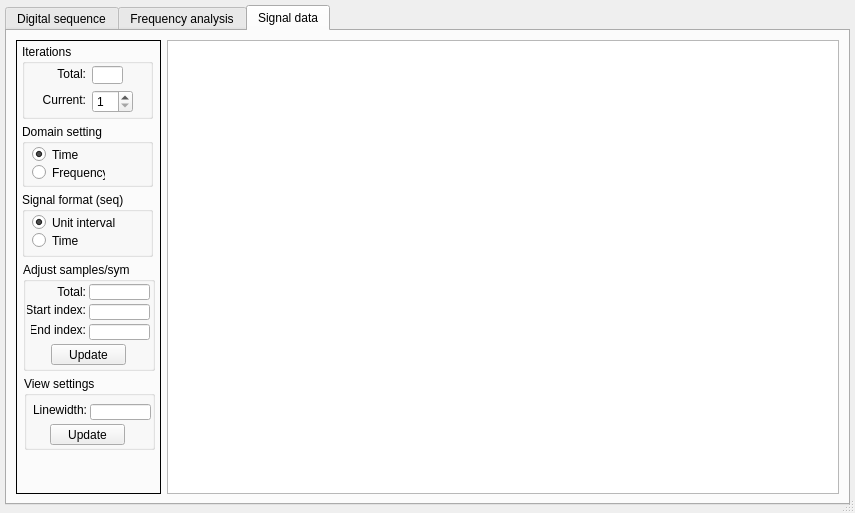
<?xml version="1.0" encoding="UTF-8"?>
<ui version="4.0">
 <class>DataView</class>
 <widget class="QDialog" name="DataView">
  <property name="windowModality">
   <enum>Qt::WindowModal</enum>
  </property>
  <property name="geometry">
   <rect>
    <x>0</x>
    <y>0</y>
    <width>855</width>
    <height>513</height>
   </rect>
  </property>
  <property name="sizePolicy">
   <sizepolicy hsizetype="Expanding" vsizetype="Expanding">
    <horstretch>0</horstretch>
    <verstretch>0</verstretch>
   </sizepolicy>
  </property>
  <property name="windowTitle">
   <string>Digital signal data analyzer</string>
  </property>
  <property name="sizeGripEnabled">
   <bool>true</bool>
  </property>
  <property name="modal">
   <bool>false</bool>
  </property>
  <layout class="QGridLayout" name="gridLayout">
   <property name="leftMargin">
    <number>5</number>
   </property>
   <property name="topMargin">
    <number>5</number>
   </property>
   <property name="rightMargin">
    <number>5</number>
   </property>
   <property name="bottomMargin">
    <number>8</number>
   </property>
   <property name="horizontalSpacing">
    <number>8</number>
   </property>
   <item row="0" column="0">
    <widget class="QTabWidget" name="tabData">
     <property name="sizePolicy">
      <sizepolicy hsizetype="Expanding" vsizetype="Expanding">
       <horstretch>0</horstretch>
       <verstretch>0</verstretch>
      </sizepolicy>
     </property>
     <property name="font">
      <font>
       <family>Segoe UI</family>
      </font>
     </property>
     <property name="currentIndex">
      <number>2</number>
     </property>
     <property name="movable">
      <bool>true</bool>
     </property>
     <widget class="QWidget" name="tab_sequence">
      <attribute name="title">
       <string>Digital sequence</string>
      </attribute>
      <layout class="QGridLayout" name="gridLayout_3">
       <property name="leftMargin">
        <number>5</number>
       </property>
       <property name="topMargin">
        <number>5</number>
       </property>
       <property name="rightMargin">
        <number>5</number>
       </property>
       <property name="bottomMargin">
        <number>5</number>
       </property>
       <property name="horizontalSpacing">
        <number>4</number>
       </property>
       <item row="0" column="1">
        <widget class="QFrame" name="graphFrame">
         <property name="sizePolicy">
          <sizepolicy hsizetype="Expanding" vsizetype="Expanding">
           <horstretch>0</horstretch>
           <verstretch>0</verstretch>
          </sizepolicy>
         </property>
         <property name="layoutDirection">
          <enum>Qt::LeftToRight</enum>
         </property>
         <property name="autoFillBackground">
          <bool>true</bool>
         </property>
         <property name="frameShape">
          <enum>QFrame::Box</enum>
         </property>
         <property name="frameShadow">
          <enum>QFrame::Plain</enum>
         </property>
         <property name="lineWidth">
          <number>1</number>
         </property>
         <property name="midLineWidth">
          <number>1</number>
         </property>
        </widget>
       </item>
       <item row="0" column="0">
        <widget class="QFrame" name="dataFrame">
         <property name="sizePolicy">
          <sizepolicy hsizetype="Fixed" vsizetype="MinimumExpanding">
           <horstretch>0</horstretch>
           <verstretch>0</verstretch>
          </sizepolicy>
         </property>
         <property name="minimumSize">
          <size>
           <width>150</width>
           <height>320</height>
          </size>
         </property>
         <property name="focusPolicy">
          <enum>Qt::TabFocus</enum>
         </property>
         <property name="layoutDirection">
          <enum>Qt::LeftToRight</enum>
         </property>
         <property name="autoFillBackground">
          <bool>true</bool>
         </property>
         <property name="frameShape">
          <enum>QFrame::Box</enum>
         </property>
         <property name="frameShadow">
          <enum>QFrame::Plain</enum>
         </property>
         <widget class="QLineEdit" name="totalSamples">
          <property name="geometry">
           <rect>
            <x>84</x>
            <y>10</y>
            <width>61</width>
            <height>16</height>
           </rect>
          </property>
          <property name="layoutDirection">
           <enum>Qt::RightToLeft</enum>
          </property>
          <property name="readOnly">
           <bool>true</bool>
          </property>
         </widget>
         <widget class="QLabel" name="label">
          <property name="geometry">
           <rect>
            <x>4</x>
            <y>10</y>
            <width>76</width>
            <height>16</height>
           </rect>
          </property>
          <property name="text">
           <string>Total samples:</string>
          </property>
          <property name="alignment">
           <set>Qt::AlignRight|Qt::AlignTrailing|Qt::AlignVCenter</set>
          </property>
         </widget>
         <widget class="QLineEdit" name="totalBits">
          <property name="geometry">
           <rect>
            <x>84</x>
            <y>30</y>
            <width>61</width>
            <height>16</height>
           </rect>
          </property>
          <property name="layoutDirection">
           <enum>Qt::RightToLeft</enum>
          </property>
          <property name="readOnly">
           <bool>true</bool>
          </property>
         </widget>
         <widget class="QLabel" name="label_3">
          <property name="geometry">
           <rect>
            <x>14</x>
            <y>30</y>
            <width>66</width>
            <height>16</height>
           </rect>
          </property>
          <property name="frameShape">
           <enum>QFrame::NoFrame</enum>
          </property>
          <property name="text">
           <string>Total bits:</string>
          </property>
          <property name="alignment">
           <set>Qt::AlignRight|Qt::AlignTrailing|Qt::AlignVCenter</set>
          </property>
         </widget>
         <widget class="QLabel" name="label_4">
          <property name="geometry">
           <rect>
            <x>8</x>
            <y>50</y>
            <width>71</width>
            <height>16</height>
           </rect>
          </property>
          <property name="frameShape">
           <enum>QFrame::NoFrame</enum>
          </property>
          <property name="text">
           <string>Total symbols:</string>
          </property>
          <property name="alignment">
           <set>Qt::AlignRight|Qt::AlignTrailing|Qt::AlignVCenter</set>
          </property>
         </widget>
         <widget class="QLineEdit" name="totalSymbols">
          <property name="geometry">
           <rect>
            <x>84</x>
            <y>50</y>
            <width>61</width>
            <height>16</height>
           </rect>
          </property>
          <property name="layoutDirection">
           <enum>Qt::RightToLeft</enum>
          </property>
          <property name="readOnly">
           <bool>true</bool>
          </property>
         </widget>
         <widget class="QLineEdit" name="bitRate">
          <property name="geometry">
           <rect>
            <x>84</x>
            <y>70</y>
            <width>61</width>
            <height>16</height>
           </rect>
          </property>
          <property name="layoutDirection">
           <enum>Qt::RightToLeft</enum>
          </property>
          <property name="readOnly">
           <bool>true</bool>
          </property>
         </widget>
         <widget class="QLabel" name="label_5">
          <property name="geometry">
           <rect>
            <x>12</x>
            <y>70</y>
            <width>68</width>
            <height>16</height>
           </rect>
          </property>
          <property name="frameShape">
           <enum>QFrame::NoFrame</enum>
          </property>
          <property name="text">
           <string>Bit rate (Hz):</string>
          </property>
          <property name="alignment">
           <set>Qt::AlignRight|Qt::AlignTrailing|Qt::AlignVCenter</set>
          </property>
         </widget>
         <widget class="QLabel" name="label_6">
          <property name="geometry">
           <rect>
            <x>4</x>
            <y>90</y>
            <width>75</width>
            <height>16</height>
           </rect>
          </property>
          <property name="frameShape">
           <enum>QFrame::NoFrame</enum>
          </property>
          <property name="text">
           <string>Sym rate (Hz):</string>
          </property>
          <property name="alignment">
           <set>Qt::AlignRight|Qt::AlignTrailing|Qt::AlignVCenter</set>
          </property>
         </widget>
         <widget class="QLineEdit" name="symbolRate">
          <property name="geometry">
           <rect>
            <x>84</x>
            <y>90</y>
            <width>61</width>
            <height>16</height>
           </rect>
          </property>
          <property name="layoutDirection">
           <enum>Qt::RightToLeft</enum>
          </property>
          <property name="readOnly">
           <bool>true</bool>
          </property>
         </widget>
         <widget class="QGroupBox" name="groupBox">
          <property name="geometry">
           <rect>
            <x>3</x>
            <y>254</y>
            <width>141</width>
            <height>68</height>
           </rect>
          </property>
          <property name="title">
           <string>X-axis (unit) settings</string>
          </property>
          <widget class="QRadioButton" name="displayUnitInterval">
           <property name="geometry">
            <rect>
             <x>8</x>
             <y>26</y>
             <width>128</width>
             <height>17</height>
            </rect>
           </property>
           <property name="text">
            <string>Display (unit interval)</string>
           </property>
           <property name="checked">
            <bool>true</bool>
           </property>
          </widget>
          <widget class="QRadioButton" name="displayTime">
           <property name="geometry">
            <rect>
             <x>8</x>
             <y>44</y>
             <width>116</width>
             <height>17</height>
            </rect>
           </property>
           <property name="text">
            <string>Display (time)</string>
           </property>
          </widget>
         </widget>
         <widget class="QLabel" name="label_16">
          <property name="geometry">
           <rect>
            <x>8</x>
            <y>110</y>
            <width>71</width>
            <height>16</height>
           </rect>
          </property>
          <property name="frameShape">
           <enum>QFrame::NoFrame</enum>
          </property>
          <property name="text">
           <string>Symbol order:</string>
          </property>
          <property name="alignment">
           <set>Qt::AlignRight|Qt::AlignTrailing|Qt::AlignVCenter</set>
          </property>
         </widget>
         <widget class="QLineEdit" name="symbolOrder">
          <property name="geometry">
           <rect>
            <x>84</x>
            <y>110</y>
            <width>61</width>
            <height>16</height>
           </rect>
          </property>
          <property name="layoutDirection">
           <enum>Qt::RightToLeft</enum>
          </property>
          <property name="readOnly">
           <bool>true</bool>
          </property>
         </widget>
         <widget class="QGroupBox" name="groupBox_2">
          <property name="geometry">
           <rect>
            <x>4</x>
            <y>172</y>
            <width>140</width>
            <height>74</height>
           </rect>
          </property>
          <property name="title">
           <string>Iterations</string>
          </property>
          <widget class="QLineEdit" name="totalIterationsTime">
           <property name="geometry">
            <rect>
             <x>94</x>
             <y>48</y>
             <width>31</width>
             <height>17</height>
            </rect>
           </property>
           <property name="readOnly">
            <bool>true</bool>
           </property>
          </widget>
          <widget class="QLabel" name="label_8">
           <property name="geometry">
            <rect>
             <x>2</x>
             <y>46</y>
             <width>85</width>
             <height>20</height>
            </rect>
           </property>
           <property name="text">
            <string>Total iterations:</string>
           </property>
           <property name="alignment">
            <set>Qt::AlignRight|Qt::AlignTrailing|Qt::AlignVCenter</set>
           </property>
          </widget>
          <widget class="QSpinBox" name="spinBoxTime">
           <property name="geometry">
            <rect>
             <x>94</x>
             <y>22</y>
             <width>41</width>
             <height>20</height>
            </rect>
           </property>
           <property name="readOnly">
            <bool>false</bool>
           </property>
           <property name="suffix">
            <string/>
           </property>
           <property name="minimum">
            <number>1</number>
           </property>
           <property name="maximum">
            <number>100</number>
           </property>
          </widget>
          <widget class="QLabel" name="label_7">
           <property name="geometry">
            <rect>
             <x>45</x>
             <y>24</y>
             <width>46</width>
             <height>16</height>
            </rect>
           </property>
           <property name="text">
            <string>Current:</string>
           </property>
          </widget>
         </widget>
         <widget class="QLineEdit" name="samplesBit">
          <property name="geometry">
           <rect>
            <x>84</x>
            <y>130</y>
            <width>61</width>
            <height>16</height>
           </rect>
          </property>
          <property name="layoutDirection">
           <enum>Qt::RightToLeft</enum>
          </property>
          <property name="readOnly">
           <bool>true</bool>
          </property>
         </widget>
         <widget class="QLabel" name="label_17">
          <property name="geometry">
           <rect>
            <x>14</x>
            <y>130</y>
            <width>66</width>
            <height>16</height>
           </rect>
          </property>
          <property name="frameShape">
           <enum>QFrame::NoFrame</enum>
          </property>
          <property name="text">
           <string>Samples/bit:</string>
          </property>
          <property name="alignment">
           <set>Qt::AlignRight|Qt::AlignTrailing|Qt::AlignVCenter</set>
          </property>
         </widget>
         <widget class="QLineEdit" name="samplesSymbol">
          <property name="geometry">
           <rect>
            <x>84</x>
            <y>150</y>
            <width>61</width>
            <height>16</height>
           </rect>
          </property>
          <property name="layoutDirection">
           <enum>Qt::RightToLeft</enum>
          </property>
          <property name="readOnly">
           <bool>true</bool>
          </property>
         </widget>
         <widget class="QLabel" name="label_18">
          <property name="geometry">
           <rect>
            <x>8</x>
            <y>149</y>
            <width>72</width>
            <height>17</height>
           </rect>
          </property>
          <property name="frameShape">
           <enum>QFrame::NoFrame</enum>
          </property>
          <property name="text">
           <string>Samples/sym:</string>
          </property>
          <property name="alignment">
           <set>Qt::AlignRight|Qt::AlignTrailing|Qt::AlignVCenter</set>
          </property>
         </widget>
         <widget class="QGroupBox" name="groupBox_9">
          <property name="geometry">
           <rect>
            <x>4</x>
            <y>326</y>
            <width>141</width>
            <height>99</height>
           </rect>
          </property>
          <property name="title">
           <string>X-axis (range) settings</string>
          </property>
          <widget class="QLineEdit" name="minUnit">
           <property name="geometry">
            <rect>
             <x>74</x>
             <y>28</y>
             <width>61</width>
             <height>16</height>
            </rect>
           </property>
          </widget>
          <widget class="QLineEdit" name="maxUnit">
           <property name="geometry">
            <rect>
             <x>74</x>
             <y>48</y>
             <width>61</width>
             <height>16</height>
            </rect>
           </property>
          </widget>
          <widget class="QLabel" name="label_20">
           <property name="geometry">
            <rect>
             <x>-3</x>
             <y>24</y>
             <width>73</width>
             <height>20</height>
            </rect>
           </property>
           <property name="text">
            <string>Time/UI (min)</string>
           </property>
           <property name="alignment">
            <set>Qt::AlignRight|Qt::AlignTrailing|Qt::AlignVCenter</set>
           </property>
          </widget>
          <widget class="QLabel" name="label_21">
           <property name="geometry">
            <rect>
             <x>-1</x>
             <y>44</y>
             <width>73</width>
             <height>20</height>
            </rect>
           </property>
           <property name="text">
            <string>Time/UI (max)</string>
           </property>
           <property name="alignment">
            <set>Qt::AlignRight|Qt::AlignTrailing|Qt::AlignVCenter</set>
           </property>
          </widget>
          <widget class="QPushButton" name="actionSeqWindow">
           <property name="geometry">
            <rect>
             <x>34</x>
             <y>70</y>
             <width>75</width>
             <height>21</height>
            </rect>
           </property>
           <property name="text">
            <string>Apply</string>
           </property>
          </widget>
         </widget>
        </widget>
       </item>
      </layout>
     </widget>
     <widget class="QWidget" name="tab_freq">
      <attribute name="title">
       <string>Frequency analysis</string>
      </attribute>
      <layout class="QGridLayout" name="gridLayout_2">
       <property name="leftMargin">
        <number>5</number>
       </property>
       <property name="topMargin">
        <number>5</number>
       </property>
       <property name="rightMargin">
        <number>5</number>
       </property>
       <property name="bottomMargin">
        <number>5</number>
       </property>
       <item row="0" column="1">
        <widget class="QFrame" name="graphFrameFreq">
         <property name="sizePolicy">
          <sizepolicy hsizetype="Expanding" vsizetype="Expanding">
           <horstretch>0</horstretch>
           <verstretch>0</verstretch>
          </sizepolicy>
         </property>
         <property name="layoutDirection">
          <enum>Qt::LeftToRight</enum>
         </property>
         <property name="autoFillBackground">
          <bool>true</bool>
         </property>
         <property name="frameShape">
          <enum>QFrame::Box</enum>
         </property>
         <property name="frameShadow">
          <enum>QFrame::Plain</enum>
         </property>
         <property name="lineWidth">
          <number>1</number>
         </property>
         <property name="midLineWidth">
          <number>1</number>
         </property>
        </widget>
       </item>
       <item row="0" column="0">
        <widget class="QFrame" name="dataFrameFreq">
         <property name="sizePolicy">
          <sizepolicy hsizetype="Fixed" vsizetype="Preferred">
           <horstretch>0</horstretch>
           <verstretch>0</verstretch>
          </sizepolicy>
         </property>
         <property name="minimumSize">
          <size>
           <width>160</width>
           <height>320</height>
          </size>
         </property>
         <property name="autoFillBackground">
          <bool>true</bool>
         </property>
         <property name="frameShape">
          <enum>QFrame::Box</enum>
         </property>
         <property name="frameShadow">
          <enum>QFrame::Plain</enum>
         </property>
         <widget class="QLabel" name="label_9">
          <property name="geometry">
           <rect>
            <x>14</x>
            <y>10</y>
            <width>76</width>
            <height>16</height>
           </rect>
          </property>
          <property name="text">
           <string>Total samples:</string>
          </property>
          <property name="alignment">
           <set>Qt::AlignRight|Qt::AlignTrailing|Qt::AlignVCenter</set>
          </property>
         </widget>
         <widget class="QLineEdit" name="totalSamplesFreq">
          <property name="geometry">
           <rect>
            <x>94</x>
            <y>10</y>
            <width>61</width>
            <height>16</height>
           </rect>
          </property>
          <property name="readOnly">
           <bool>true</bool>
          </property>
         </widget>
         <widget class="QLineEdit" name="samplingRate">
          <property name="geometry">
           <rect>
            <x>94</x>
            <y>30</y>
            <width>61</width>
            <height>16</height>
           </rect>
          </property>
          <property name="readOnly">
           <bool>true</bool>
          </property>
         </widget>
         <widget class="QLabel" name="label_12">
          <property name="geometry">
           <rect>
            <x>6</x>
            <y>28</y>
            <width>85</width>
            <height>16</height>
           </rect>
          </property>
          <property name="text">
           <string>Sample rate (Hz):</string>
          </property>
          <property name="alignment">
           <set>Qt::AlignRight|Qt::AlignTrailing|Qt::AlignVCenter</set>
          </property>
         </widget>
         <widget class="QGroupBox" name="groupBox_3">
          <property name="geometry">
           <rect>
            <x>5</x>
            <y>76</y>
            <width>149</width>
            <height>72</height>
           </rect>
          </property>
          <property name="title">
           <string>Iterations</string>
          </property>
          <widget class="QLabel" name="label_15">
           <property name="geometry">
            <rect>
             <x>5</x>
             <y>46</y>
             <width>81</width>
             <height>20</height>
            </rect>
           </property>
           <property name="text">
            <string>Total iterations:</string>
           </property>
           <property name="alignment">
            <set>Qt::AlignRight|Qt::AlignTrailing|Qt::AlignVCenter</set>
           </property>
          </widget>
          <widget class="QLineEdit" name="totalIterationsFreq">
           <property name="geometry">
            <rect>
             <x>94</x>
             <y>48</y>
             <width>31</width>
             <height>17</height>
            </rect>
           </property>
           <property name="readOnly">
            <bool>true</bool>
           </property>
          </widget>
          <widget class="QLabel" name="label_11">
           <property name="geometry">
            <rect>
             <x>44</x>
             <y>22</y>
             <width>46</width>
             <height>16</height>
            </rect>
           </property>
           <property name="text">
            <string>Current:</string>
           </property>
          </widget>
          <widget class="QSpinBox" name="spinBoxFreq">
           <property name="geometry">
            <rect>
             <x>94</x>
             <y>20</y>
             <width>41</width>
             <height>23</height>
            </rect>
           </property>
           <property name="readOnly">
            <bool>false</bool>
           </property>
           <property name="suffix">
            <string/>
           </property>
           <property name="minimum">
            <number>1</number>
           </property>
           <property name="maximum">
            <number>100</number>
           </property>
          </widget>
         </widget>
         <widget class="QLabel" name="label_19">
          <property name="geometry">
           <rect>
            <x>4</x>
            <y>48</y>
            <width>87</width>
            <height>16</height>
           </rect>
          </property>
          <property name="text">
           <string>Sample per. (s):</string>
          </property>
          <property name="alignment">
           <set>Qt::AlignRight|Qt::AlignTrailing|Qt::AlignVCenter</set>
          </property>
         </widget>
         <widget class="QLineEdit" name="samplingPeriod">
          <property name="geometry">
           <rect>
            <x>94</x>
            <y>50</y>
            <width>61</width>
            <height>16</height>
           </rect>
          </property>
          <property name="readOnly">
           <bool>true</bool>
          </property>
         </widget>
         <widget class="QGroupBox" name="groupBox_8">
          <property name="geometry">
           <rect>
            <x>4</x>
            <y>154</y>
            <width>149</width>
            <height>128</height>
           </rect>
          </property>
          <property name="title">
           <string>Freq axis settings</string>
          </property>
          <widget class="QLineEdit" name="minFreq">
           <property name="geometry">
            <rect>
             <x>74</x>
             <y>58</y>
             <width>61</width>
             <height>16</height>
            </rect>
           </property>
          </widget>
          <widget class="QLineEdit" name="maxFreq">
           <property name="geometry">
            <rect>
             <x>74</x>
             <y>78</y>
             <width>61</width>
             <height>16</height>
            </rect>
           </property>
          </widget>
          <widget class="QLabel" name="label_13">
           <property name="geometry">
            <rect>
             <x>18</x>
             <y>54</y>
             <width>51</width>
             <height>20</height>
            </rect>
           </property>
           <property name="text">
            <string>Freq (min)</string>
           </property>
           <property name="alignment">
            <set>Qt::AlignRight|Qt::AlignTrailing|Qt::AlignVCenter</set>
           </property>
          </widget>
          <widget class="QLabel" name="label_14">
           <property name="geometry">
            <rect>
             <x>8</x>
             <y>74</y>
             <width>61</width>
             <height>20</height>
            </rect>
           </property>
           <property name="text">
            <string>Freq (max)</string>
           </property>
           <property name="alignment">
            <set>Qt::AlignRight|Qt::AlignTrailing|Qt::AlignVCenter</set>
           </property>
          </widget>
          <widget class="QPushButton" name="actionFreqWindow">
           <property name="geometry">
            <rect>
             <x>34</x>
             <y>100</y>
             <width>75</width>
             <height>21</height>
            </rect>
           </property>
           <property name="text">
            <string>Apply</string>
           </property>
          </widget>
          <widget class="Line" name="line">
           <property name="geometry">
            <rect>
             <x>10</x>
             <y>44</y>
             <width>129</width>
             <height>16</height>
            </rect>
           </property>
           <property name="orientation">
            <enum>Qt::Horizontal</enum>
           </property>
          </widget>
          <widget class="QCheckBox" name="checkBoxDisplayNegFreq">
           <property name="geometry">
            <rect>
             <x>18</x>
             <y>26</y>
             <width>120</width>
             <height>20</height>
            </rect>
           </property>
           <property name="text">
            <string>Display neg. freq</string>
           </property>
           <property name="checked">
            <bool>false</bool>
           </property>
          </widget>
         </widget>
        </widget>
       </item>
      </layout>
     </widget>
     <widget class="QWidget" name="tab_signal">
      <attribute name="title">
       <string>Signal data</string>
      </attribute>
      <layout class="QGridLayout" name="gridLayout_4">
       <item row="0" column="0">
        <widget class="QFrame" name="dataFrameSignal">
         <property name="sizePolicy">
          <sizepolicy hsizetype="Fixed" vsizetype="MinimumExpanding">
           <horstretch>0</horstretch>
           <verstretch>0</verstretch>
          </sizepolicy>
         </property>
         <property name="minimumSize">
          <size>
           <width>145</width>
           <height>280</height>
          </size>
         </property>
         <property name="frameShape">
          <enum>QFrame::Box</enum>
         </property>
         <property name="frameShadow">
          <enum>QFrame::Plain</enum>
         </property>
         <widget class="QGroupBox" name="groupBox_22">
          <property name="geometry">
           <rect>
            <x>6</x>
            <y>84</y>
            <width>131</width>
            <height>63</height>
           </rect>
          </property>
          <property name="title">
           <string>Domain setting</string>
          </property>
          <widget class="QRadioButton" name="radioButtonSigFreq">
           <property name="geometry">
            <rect>
             <x>10</x>
             <y>40</y>
             <width>73</width>
             <height>17</height>
            </rect>
           </property>
           <property name="text">
            <string>Frequency</string>
           </property>
           <property name="checked">
            <bool>false</bool>
           </property>
          </widget>
          <widget class="QRadioButton" name="radioButtonSigTime">
           <property name="geometry">
            <rect>
             <x>10</x>
             <y>22</y>
             <width>52</width>
             <height>17</height>
            </rect>
           </property>
           <property name="text">
            <string>Time</string>
           </property>
           <property name="checked">
            <bool>true</bool>
           </property>
          </widget>
         </widget>
         <widget class="QGroupBox" name="groupBox_25">
          <property name="geometry">
           <rect>
            <x>6</x>
            <y>4</y>
            <width>131</width>
            <height>75</height>
           </rect>
          </property>
          <property name="title">
           <string>Iterations</string>
          </property>
          <widget class="QSpinBox" name="spinBoxSignalData">
           <property name="geometry">
            <rect>
             <x>70</x>
             <y>46</y>
             <width>41</width>
             <height>23</height>
            </rect>
           </property>
           <property name="readOnly">
            <bool>false</bool>
           </property>
           <property name="suffix">
            <string/>
           </property>
           <property name="minimum">
            <number>1</number>
           </property>
           <property name="maximum">
            <number>100</number>
           </property>
          </widget>
          <widget class="QLineEdit" name="totalIterationsSignalData">
           <property name="geometry">
            <rect>
             <x>70</x>
             <y>22</y>
             <width>31</width>
             <height>18</height>
            </rect>
           </property>
           <property name="readOnly">
            <bool>true</bool>
           </property>
          </widget>
          <widget class="QLabel" name="label_22">
           <property name="geometry">
            <rect>
             <x>18</x>
             <y>48</y>
             <width>46</width>
             <height>16</height>
            </rect>
           </property>
           <property name="layoutDirection">
            <enum>Qt::RightToLeft</enum>
           </property>
           <property name="text">
            <string>Current:</string>
           </property>
           <property name="alignment">
            <set>Qt::AlignRight|Qt::AlignTrailing|Qt::AlignVCenter</set>
           </property>
          </widget>
          <widget class="QLabel" name="label_23">
           <property name="geometry">
            <rect>
             <x>18</x>
             <y>22</y>
             <width>46</width>
             <height>16</height>
            </rect>
           </property>
           <property name="layoutDirection">
            <enum>Qt::RightToLeft</enum>
           </property>
           <property name="text">
            <string>Total:</string>
           </property>
           <property name="alignment">
            <set>Qt::AlignRight|Qt::AlignTrailing|Qt::AlignVCenter</set>
           </property>
          </widget>
         </widget>
         <widget class="QGroupBox" name="groupBox_26">
          <property name="geometry">
           <rect>
            <x>7</x>
            <y>222</y>
            <width>132</width>
            <height>109</height>
           </rect>
          </property>
          <property name="title">
           <string>Adjust samples/sym</string>
          </property>
          <widget class="QLineEdit" name="totalSamplesSignalData">
           <property name="geometry">
            <rect>
             <x>66</x>
             <y>22</y>
             <width>61</width>
             <height>16</height>
            </rect>
           </property>
           <property name="readOnly">
            <bool>true</bool>
           </property>
          </widget>
          <widget class="QLabel" name="label_24">
           <property name="geometry">
            <rect>
             <x>12</x>
             <y>22</y>
             <width>51</width>
             <height>16</height>
            </rect>
           </property>
           <property name="text">
            <string>Total:</string>
           </property>
           <property name="alignment">
            <set>Qt::AlignRight|Qt::AlignTrailing|Qt::AlignVCenter</set>
           </property>
          </widget>
          <widget class="QLineEdit" name="minIndexSignalData">
           <property name="geometry">
            <rect>
             <x>66</x>
             <y>42</y>
             <width>61</width>
             <height>16</height>
            </rect>
           </property>
          </widget>
          <widget class="QLineEdit" name="maxIndexSignalData">
           <property name="geometry">
            <rect>
             <x>66</x>
             <y>62</y>
             <width>61</width>
             <height>16</height>
            </rect>
           </property>
          </widget>
          <widget class="QPushButton" name="actionSetIndicesSignalData">
           <property name="geometry">
            <rect>
             <x>28</x>
             <y>82</y>
             <width>75</width>
             <height>21</height>
            </rect>
           </property>
           <property name="text">
            <string>Update</string>
           </property>
          </widget>
          <widget class="QLabel" name="label_25">
           <property name="geometry">
            <rect>
             <x>4</x>
             <y>40</y>
             <width>59</width>
             <height>16</height>
            </rect>
           </property>
           <property name="text">
            <string>Start index:</string>
           </property>
           <property name="alignment">
            <set>Qt::AlignRight|Qt::AlignTrailing|Qt::AlignVCenter</set>
           </property>
          </widget>
          <widget class="QLabel" name="label_26">
           <property name="geometry">
            <rect>
             <x>8</x>
             <y>60</y>
             <width>55</width>
             <height>16</height>
            </rect>
           </property>
           <property name="text">
            <string>End index:</string>
           </property>
           <property name="alignment">
            <set>Qt::AlignRight|Qt::AlignTrailing|Qt::AlignVCenter</set>
           </property>
          </widget>
         </widget>
         <widget class="QGroupBox" name="groupBox_27">
          <property name="geometry">
           <rect>
            <x>6</x>
            <y>152</y>
            <width>131</width>
            <height>65</height>
           </rect>
          </property>
          <property name="title">
           <string>Signal format (seq)</string>
          </property>
          <widget class="QRadioButton" name="radioButtonTimeSignalData">
           <property name="geometry">
            <rect>
             <x>10</x>
             <y>40</y>
             <width>73</width>
             <height>17</height>
            </rect>
           </property>
           <property name="text">
            <string>Time</string>
           </property>
           <property name="checked">
            <bool>false</bool>
           </property>
          </widget>
          <widget class="QRadioButton" name="radioButtonUnitSignalData">
           <property name="geometry">
            <rect>
             <x>10</x>
             <y>22</y>
             <width>94</width>
             <height>17</height>
            </rect>
           </property>
           <property name="text">
            <string>Unit interval</string>
           </property>
           <property name="checked">
            <bool>true</bool>
           </property>
          </widget>
         </widget>
         <widget class="QGroupBox" name="groupBox_28">
          <property name="geometry">
           <rect>
            <x>8</x>
            <y>336</y>
            <width>131</width>
            <height>74</height>
           </rect>
          </property>
          <property name="title">
           <string>View settings</string>
          </property>
          <widget class="QLabel" name="label_27">
           <property name="geometry">
            <rect>
             <x>3</x>
             <y>26</y>
             <width>60</width>
             <height>16</height>
            </rect>
           </property>
           <property name="text">
            <string>Linewidth:</string>
           </property>
           <property name="alignment">
            <set>Qt::AlignRight|Qt::AlignTrailing|Qt::AlignVCenter</set>
           </property>
          </widget>
          <widget class="QLineEdit" name="linewidthSignalData">
           <property name="geometry">
            <rect>
             <x>66</x>
             <y>28</y>
             <width>61</width>
             <height>16</height>
            </rect>
           </property>
          </widget>
          <widget class="QPushButton" name="actionSetLinewidthSignalData">
           <property name="geometry">
            <rect>
             <x>26</x>
             <y>48</y>
             <width>75</width>
             <height>21</height>
            </rect>
           </property>
           <property name="text">
            <string>Update</string>
           </property>
          </widget>
         </widget>
        </widget>
       </item>
       <item row="0" column="1">
        <widget class="QTextBrowser" name="signalBrowser">
         <property name="lineWrapMode">
          <enum>QTextEdit::WidgetWidth</enum>
         </property>
         <property name="lineWrapColumnOrWidth">
          <number>490</number>
         </property>
         <property name="readOnly">
          <bool>false</bool>
         </property>
         <property name="tabStopWidth">
          <number>80</number>
         </property>
        </widget>
       </item>
      </layout>
     </widget>
    </widget>
   </item>
  </layout>
 </widget>
 <resources/>
 <connections/>
</ui>
